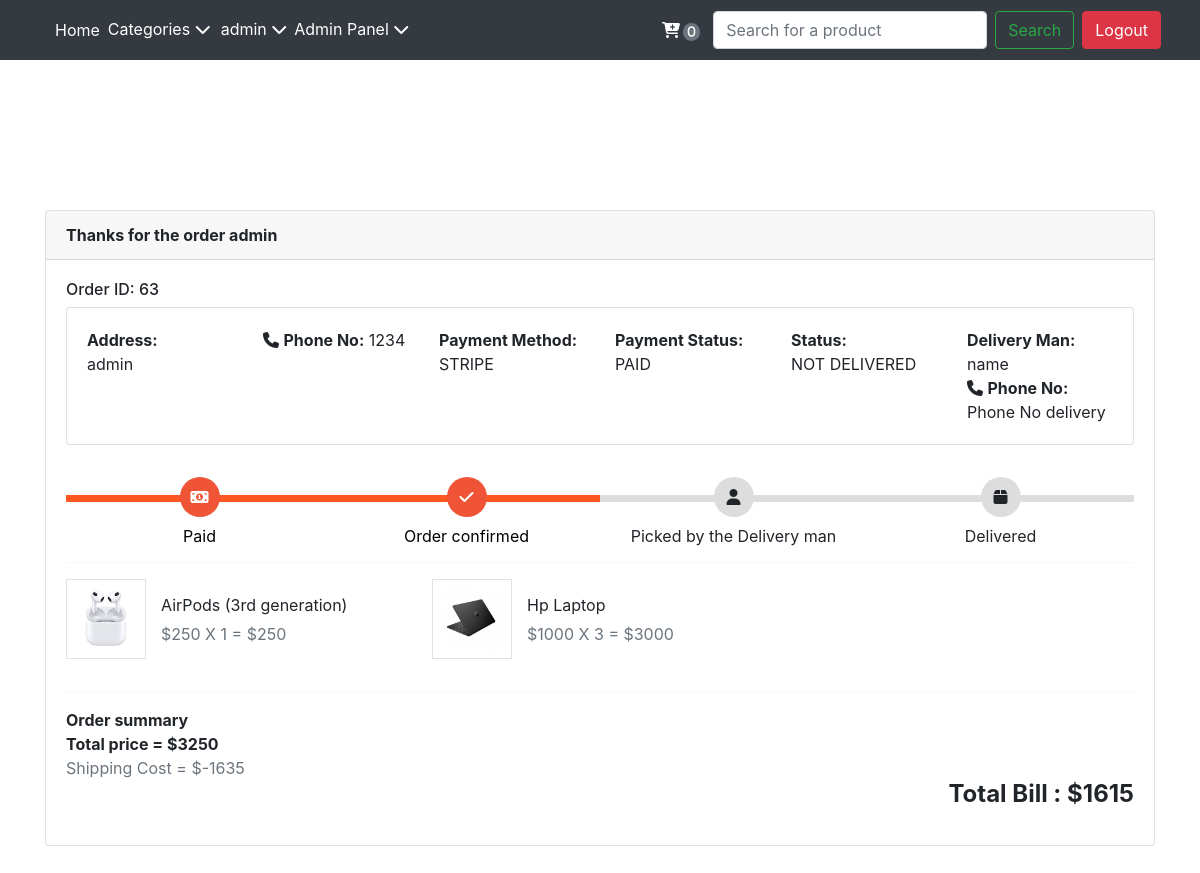
Screenshot of /orderPage.php?orderId=63 (signed in) with the database file from the repository.
### tables this page shows
CREATE TABLE `users` (
  `user_id` int(255) NOT NULL,
  `user_name` varchar(255) NOT NULL,
  `user_email` varchar(255) NOT NULL,
  `user_pass` varchar(255) NOT NULL,
  `user_address` varchar(255) NOT NULL,
  `user_phone_no` text NOT NULL,
  `user_type` varchar(255) NOT NULL DEFAULT 'user',
  `user_created_timestamp` datetime NOT NULL DEFAULT current_timestamp()
);

CREATE TABLE `orders` (
  `order_id` int(11) NOT NULL,
  `order_user_id` int(11) DEFAULT NULL,
  `cart` text NOT NULL,
  `bill` int(11) NOT NULL,
  `order_status` varchar(255) NOT NULL DEFAULT 'Not Delivered',
  `payment_status` varchar(25) NOT NULL DEFAULT 'Not Paid',
  `payment_method` varchar(25) NOT NULL,
  `order_time` datetime NOT NULL DEFAULT current_timestamp()
);

CREATE TABLE `products` (
  `product_id` int(11) NOT NULL,
  `product_name` varchar(255) NOT NULL,
  `product_description` text NOT NULL,
  `product_category` varchar(255) NOT NULL,
  `product_price` int(11) NOT NULL,
  `product_stock` int(11) NOT NULL,
  `product_image` text NOT NULL,
  `product_timestamp` date NOT NULL DEFAULT current_timestamp()
);

### orderPage.php (the view, shortened to what this page needs)
<!DOCTYPE html>
<html lang="en">
<head>
    <link rel="stylesheet" href="orderPage.css">
    <link rel="stylesheet" href="https://use.fontawesome.com/releases/v5.7.2/css/all.css">
    <link href="https://cdn.jsdelivr.net/npm/bootstrap@5.2.2/dist/css/bootstrap.min.css" rel="stylesheet"
>
</head>
<body>
    <?php
    include 'partials/_header.php';
    include 'partials/_dbconnect.php';
    $orderId = $_GET['orderId'];
    $sql = "SELECT * FROM `orders` WHERE `order_id` = $orderId";
    $result = mysqli_query($conn, $sql);
    while($row = mysqli_fetch_assoc($result)){
        $order_user_id = $row['order_user_id'];
        $order_cart = $row['cart'];
        $bill = $row['bill'];
        $order_status = $row['order_status'];
        $order_payment_status = $row['payment_status'];
        $order_payment_method = $row['payment_method'];
    }
    $sql2="SELECT * FROM `users` WHERE `user_id` = $order_user_id";
    $result2 = mysqli_query($conn, $sql2);
    while($row = mysqli_fetch_assoc($result2)){
        $order_user_name = $row['user_name'];
        $order_user_phone = $row['user_phone_no'];
        $order_user_address = $row['user_address'];
    }
    echo'
    <div class="container">
        <article class="card">
            <header class="card-header"><strong> Thanks for the order '.$order_user_name.' </strong></header>
            <div class="card-body">
                <h6>Order ID: '.$orderId.'</h6>
                <article class="card">
                    <div class="card-body row">
                        <div class="col"> <strong>Address:</strong> <br>'.$order_user_address.' </div>
                        <div class="col"> <i class="fa fa-phone"></i> <strong>Phone No:</strong>
                            '.$order_user_phone.' </div>
                        <div class="col"> <strong>Payment Method:</strong> <br> '.strtoupper($order_payment_method).' </div>
                        <div class="col"> <strong>Payment Status:</strong> <br> '.strtoupper($order_payment_status).' </div>
                        <div class="col"> <strong>Status:</strong> <br> '.strtoupper($order_status).' </div>
                        <div class="col"> <strong>Delivery Man: </strong>name <br> <i class="fa fa-phone"></i> <strong>Phone No:</strong>
                            Phone No delivery </div>
                    </div>
                </article>
                <div class="track">';
                if($order_payment_status == 'Not Paid'){
                     echo'
                            <div class="step"> <span class="icon"> <i class="fa fa-times"></i> </span> <span class="text">
                            Not Paid</span> </div>';
                }else{
                    if($order_status=="Not Delivered"){
                        echo'<div class="step active"> <span class="icon"> <i class="fa fa-money"></i> </span> <span class="text">
                                Paid</span> </div>
                            <div class="step active"> <span class="icon"> <i class="fa fa-check"></i> </span> <span
                            class="text">Order confirmed</span> </div>
                            <div class="step"> <span class="icon"> <i class="fa fa-user"></i> </span> <span class="text">
                            Picked by the Delivery man</span> </div>
                            <div class="step"> <span class="icon"> <i class="fa fa-box"></i> </span> <span
                            class="text">Delivered</span> </div>';
                    }
                    else if($order_status == "on the way"){
                        echo'
                            <div class="step active"> <span class="icon"> <i class="fa fa-money"></i> </span> <span class="text">
                                Paid</span> </div>
                            <div class="step active"> <span class="icon"> <i class="fa fa-check"></i> </span> <span
                            class="text">Order confirmed</span> </div>
                            <div class="step active"> <span class="icon"> <i class="fa fa-user"></i> </span> <span class="text">
                            Picked by the Delivery man</span> </div>
                            <div class="step"> <span class="icon"> <i class="fa fa-box"></i> </span> <span
                            class="text">Delivered</span> </div>
                        ';
                    }elseif($order_status == "Complete"){
                    echo'
                    <div class="step active"> <span class="icon"> <i class="fa fa-money"></i> </span> <span class="text">
                    Paid</span> </div>
                    <div class="step active"> <span class="icon"> <i class="fa fa-check"></i> </span> <span
                            class="text">Order confirmed</span> </div>
                    <div class="step active"> <span class="icon"> <i class="fa fa-user"></i> </span> <span class="text">
                            Picked by the Delivery man</span> </div>
                    <div class="step active"> <span class="icon"> <i class="fa fa-box"></i> </span> <span
                            class="text">Delivered</span> </div>';}}
                echo'
                </div>
                <hr>
                <ul class="row">';
                $cart = json_decode($order_cart, true);
                $sum = 0;
                foreach($cart as $key => $item){
                    $sql3 = "SELECT * FROM `products` WHERE `product_id` = $key";
                    $quan = $item[0];
                    $result3 = mysqli_query($conn, $sql3);
                    while($row = mysqli_fetch_assoc($result3)){
                        $product_name = $row['product_name'];
                        $product_price = $row['product_price'];
                        $product_image = $row['product_image'];
                        $sum += ($product_price * $quan)
                        ;}
                echo'
                    <li class="col-md-4">
                        <figure class="itemside mb-3">
                            <div class="aside"><img src="/store/uploads/'.$product_image.'" class="img-sm border"></div>
                            <figcaption class="info align-self-center">
                                <p class="title">'.$product_name.'</p> <span
                                    class="text-muted">$'.$product_price.' X '.$quan.' = $'.$product_price * $quan.' </span>
                            </figcaption>
                        </figure>
                    </li>
                    ';
                }
                echo'
                </ul>
                <hr>
                <div> <strong>Order summary</strong> </div>
                <dl class="dlist-align">
                    <dt>Total price = $'.$sum.'</dt>
                    <span class="text-muted text-right">Shipping Cost = $'.$bill - $sum.' </span>
                    <h4 class="text-right"><strong>Total Bill : $'.$bill.' </strong></h4>
                </div>
            </div>
        </article>
    </div>';
    ?>
</body>
</html>

### orderPage.css (style rules this page uses)
body { background-color: #eeeeee;font-family: 'Open Sans',serif }
.container { margin-top:150px;margin-bottom: 50px }
.card { position: relative;display: -webkit-box;display: -ms-flexbox;display: flex;-webkit-box-orient: vertical;-webkit-box-direction: normal;-ms-flex-direction: column;flex-direction: column;min-width: 0;word-wrap: break-word;background-color: #fff;background-clip: border-box;border: 1px solid rgba(0, 0, 0, 0.1);border-radius: 0.10rem }
.card-header:first-child { border-radius: calc(0.37rem - 1px) calc(0.37rem - 1px) 0 0 }
.card-header { padding: 0.75rem 1.25rem;margin-bottom: 0;background-color: #fff;border-bottom: 1px solid rgba(0, 0, 0, 0.1) }
.track { position: relative;background-color: #ddd;height: 7px;display: -webkit-box;display: -ms-flexbox;display: flex;margin-bottom: 60px;margin-top: 50px }
.track .step { -webkit-box-flex: 1;-ms-flex-positive: 1;flex-grow: 1;width: 25%;margin-top: -18px;text-align: center;position: relative }
.track .step.active:before { background: #FF5722 }
.track .step::before { height: 7px;position: absolute;content: "";width: 100%;left: 0;top: 18px }
.track .step.active .icon { background: #ee5435;color: #fff }
.track .icon { display: inline-block;width: 40px;height: 40px;line-height: 40px;position: relative;border-radius: 100%;background: #ddd }
.track .step.active .text { font-weight: 400;color: #000 }
.track .text { display: block;margin-top: 7px }
.itemside { position: relative;display: -webkit-box;display: -ms-flexbox;display: flex;width: 100% }
.itemside .aside { position: relative;-ms-flex-negative: 0;flex-shrink: 0 }
.img-sm { width: 80px;height: 80px;padding: 7px }
ul.row, ul.row-sm { list-style: none;padding: 0 }
.itemside .info { padding-left: 15px;padding-right: 7px }
.itemside .title { display: block;margin-bottom: 5px;color: #212529 }
p { margin-top: 0;margin-bottom: 1rem }

### rows the page displays
users: user_name "admin", user_address "admin", user_phone_no "1234"
orders: payment_method "STRIPE", payment_status "PAID", order_status "NOT DELIVERED", cart "1", cart "3", $bill-$sum "-1635", bill "1615"
products: product_image (picture), product_name "AirPods (3rd generation)", product_price "250", $product_price*$quan "250"
products: product_image (picture), product_name "Hp Laptop", product_price "1000", $product_price*$quan "3000"

### other values shown
$curUserName "admin"
$c "0"
$orderId "63"
$sum "3250"
